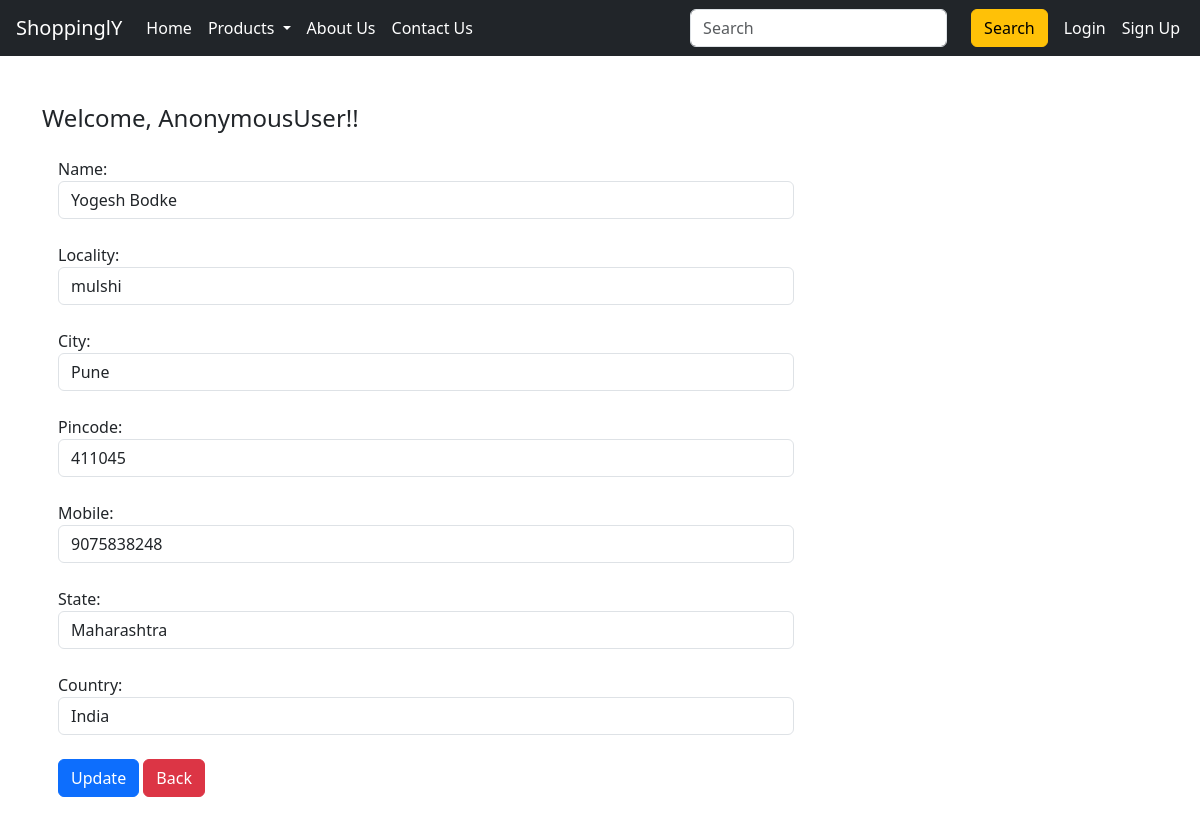
The page /update-address/6 on the database its author committed.
### app/models.py (models this page shows)
class UserProfile(models.Model):
    user = models.ForeignKey(User, on_delete = models.CASCADE)
    name = models.CharField(max_length=100)
    locality = models.CharField(max_length=100)
    city = models.CharField(max_length=20)
    mobile = models.IntegerField(validators=[validate_mobile])
    pincode = models.IntegerField(validators=[val_pin])
    state = models.CharField(choices=state_choices, max_length=50, blank=True, null=True)
    country = models.CharField(choices=nations, max_length=25, default='India')

### app/views.py (the view, shortened to what this page needs)
# urls.py: path('update-address/<int:pk>', UpdateAddressView.as_view(), name='update-address'),
class UpdateAddressView(View):
    def get(self, request, pk):
        obj = UserProfile.objects.get(pk = pk)
        form = CustomerProfileForm(instance = obj)
        return render(request, 'app/updateaddress.html', locals())

### app/forms.py
class CustomerProfileForm(forms.ModelForm):
    class Meta:
        model = UserProfile
        fields = list_display = ['name', 'locality', 'city', 'pincode','mobile', 'state', 'country']
        widgets = {
            'id':forms.NumberInput(attrs={'class':'form-control'}),
            'name': forms.TextInput(attrs={'class':'form-control'}),
            'locality': forms.TextInput(attrs={'class':'form-control'}),
            'city': forms.TextInput(attrs={'class':'form-control'}),
            'pincode': forms.NumberInput(attrs={'class':'form-control'}),
            'mobile' : forms.NumberInput(attrs={'class':'form-control'}),
            'state': forms.Select(attrs={'class':'form-control'}),
            'country': forms.Select(attrs={'class':'form-control'})
        }

### templates/app/updateaddress.html (shortened to what this page needs)
{% extends 'app/base.html' %}
{% load static %}
{% block main %}
<div class="container my-5">
    <div class="row">
        <h4>Welcome, <span>{{request.user}}!!</span></h4>
        <div class="col-sm-8 m-3 ">
            <form method="POST">
                {% for fm in form %}
                {{fm.label_tag}}{{fm}}<small class="text-danger"> {{fm.errors}}</small><br>
                {% endfor %}
                <div><input type="submit" value="Update" class="btn btn-primary">
                    <a type="button" href ="{% url 'address'%}" class="btn btn-danger">Back</a></div>
            </form>
        </div>
    </div>
</div>
{% endblock %}

### static/app/css/style2.css (style rules this page uses)
h4, a { padding-left: 4px; }

### rows shown on the page
UserProfile: form "Yogesh Bodke" "mulshi" "Pune" "411045" "9075838248" "Maharashtra" "India"

### other values the page prints
{{ request.user }} "AnonymousUser"
{{ fm.label_tag }} "Name:" "Locality:" "City:" "Pincode:" "Mobile:" "State:" "Country:"
